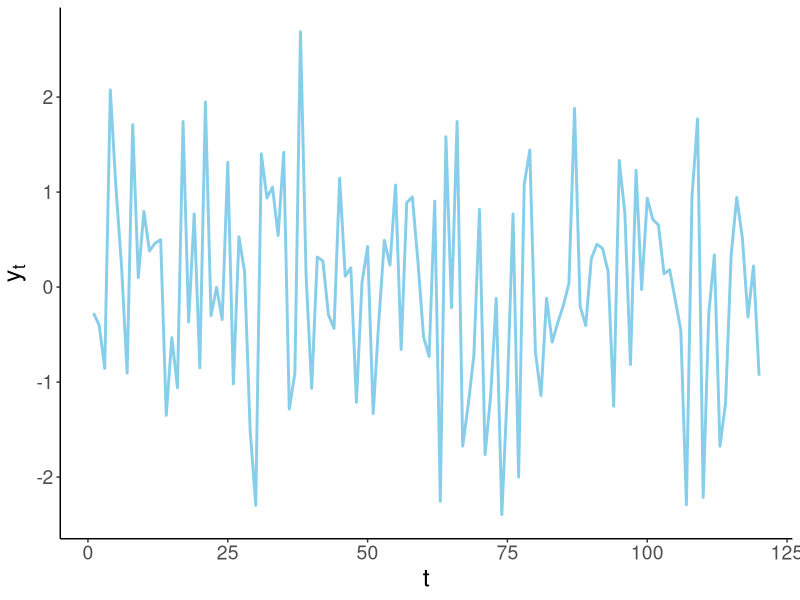
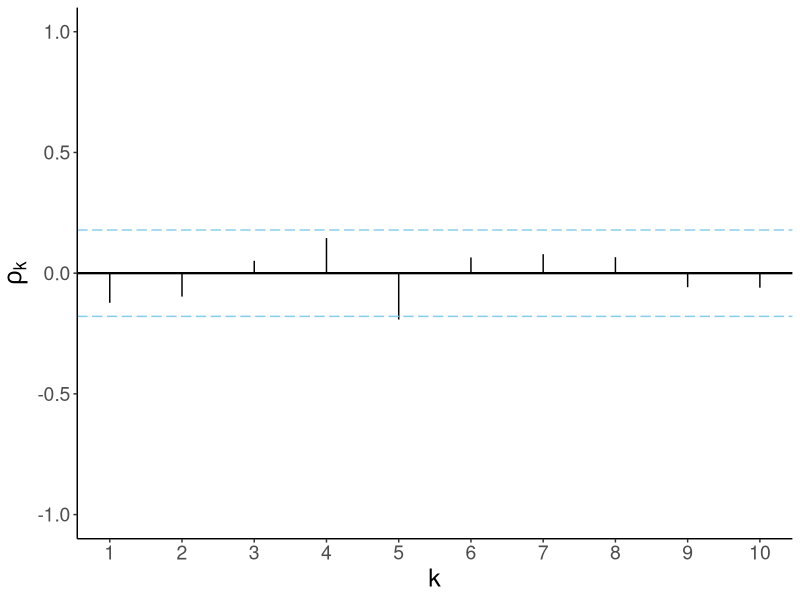
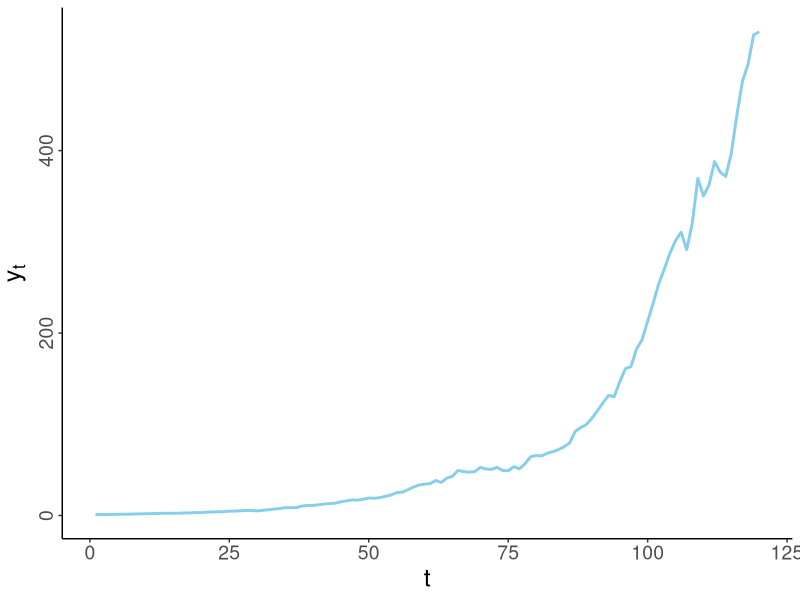
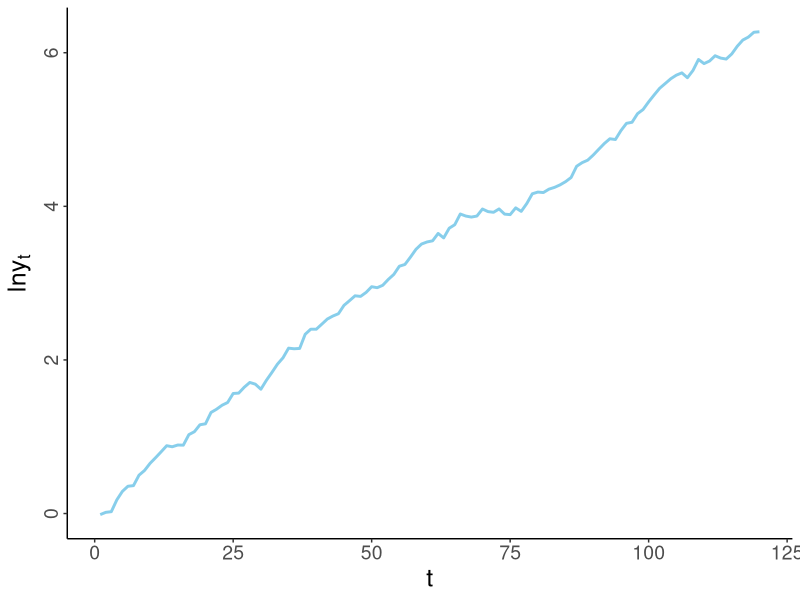
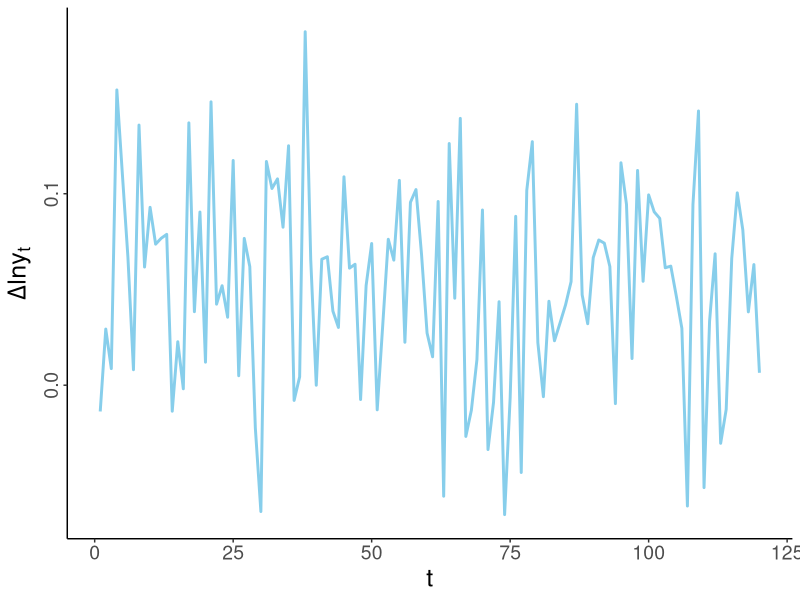

Reproduce these figures in R, in order.
## ---- chunk 1
knitr::opts_chunk$set(echo = FALSE, fig.width = 11, fig.height = 7)
## ---- chunk 2
library(ggplot2)
## ---- chunk 3
n <- 120

set.seed(n)
y <- rnorm(n)

df <- data.frame(t=c(1:n),y=y)

ggplot(df,aes(x=t,y=y))+
  geom_line(size=1,col="skyblue")+
  labs(y=expression(paste(y[t],sep="")))+
  theme_classic()+
  theme(axis.title = element_text(size=18),axis.text = element_text(size=14))
## ---- chunk 4
maxlag <- 10
df <- data.frame(k=c(1:maxlag),rho=c(acf(y,plot=F)[1:10]$acf))

ggplot(df,aes(x=k,y=rho))+
  geom_segment(aes(xend=k,yend=0))+
  geom_hline(yintercept=0,size=.8)+
  geom_hline(yintercept=c(-1.96/sqrt(n),1.96/sqrt(n)),size=.5,linetype=5,col="skyblue")+
  scale_x_continuous(breaks=c(1:10),labels=c(1:10))+
  labs(x="k",y=expression(rho[k]))+
  coord_cartesian(ylim=c(-1,1))+
  theme_classic()+
  theme(axis.title = element_text(size=18),axis.text = element_text(size=14))
## ---- chunk 5
n <- 120
a <- 0.05
b <- 0.05
s <- 0.05
set.seed(n)
e <- rnorm(n,0,s)
dlny <- e
for(i in 2:n){
  dlny[i] <- .05+.05*dlny[i-1]+e[i]
}
lny <- cumsum(dlny)
y <- exp(lny)

df <- data.frame(t=c(1:n),y=y,lny=lny,dlny=dlny)
## ---- chunk 6
ggplot(df,aes(x=t,y=y))+
  geom_line(size=1,color="skyblue")+
  labs(y=expression(paste(y[t],sep="")))+
  theme_classic()+
  theme(axis.title = element_text(size=18),axis.text = element_text(size=14),axis.text.y = element_text(angle=90,hjust=0.5))
## ---- chunk 7
ggplot(df,aes(x=t,y=lny))+
  geom_line(size=1,color="skyblue")+
  labs(y=expression(paste("ln",y[t],sep="")))+
  theme_classic()+
  theme(axis.title = element_text(size=18),axis.text = element_text(size=14),axis.text.y = element_text(angle=90,hjust=0.5))
## ---- chunk 8
ggplot(df,aes(x=t,y=dlny))+
  geom_line(size=1,color="skyblue")+
  labs(y=expression(paste(Delta,"ln",y[t],sep="")))+
  theme_classic()+
  theme(axis.title = element_text(size=18),axis.text = element_text(size=14),axis.text.y = element_text(angle=90,hjust=0.5))
